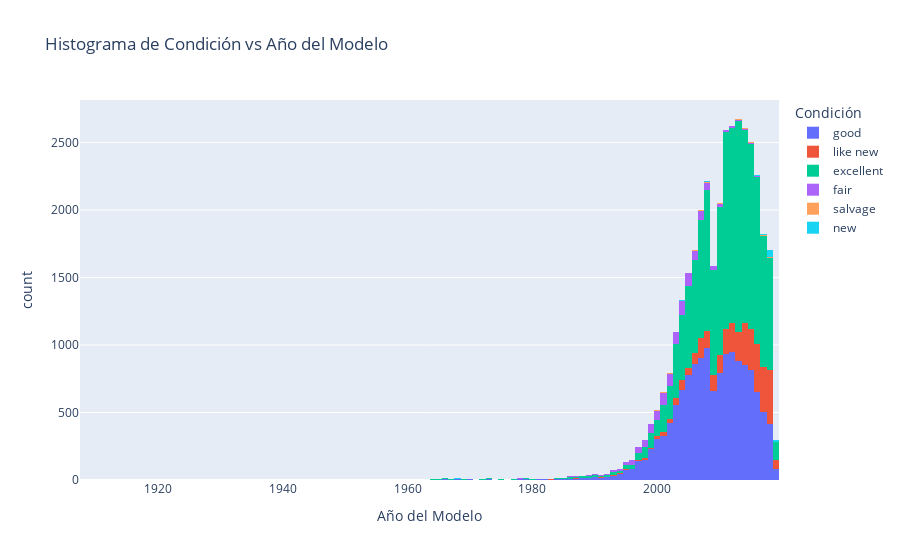

The notebook cell this image was saved under:
### Code cell
# Celda 7: Histograma: Condición vs Año del Modelo

fig_hist = px.histogram(
        df_clean,
        x='model_year',
        color='condition',
        title='Histograma de Condición vs Año del Modelo',
        barmode='stack',
        labels={
            'model_year': 'Año del Modelo',
            'condition': 'Condición',
            'count': 'Cantidad'
        }
    )
fig_hist.show()

### Figure 1 — Plotly figure (JSON) as saved in the notebook; plotly's stock layout.template omitted (floating-point values rounded to 4 significant figures; data arrays with more than 128 entries replaced by an {"elided": "..."} marker saying what was removed)
{"data": [{"bingroup": "x", "hovertemplate": "Condición=good<br>Año del Modelo=%{x}<br>count=%{y}<extra></extra>", "legendgroup": "good", "marker": {"color": "#636efa", "pattern": {"shape": ""}}, "name": "good", "orientation": "v", "showlegend": true, "type": "histogram", "x": {"elided": "14257 int values"}, "xaxis": "x", "yaxis": "y"}, {"bingroup": "x", "hovertemplate": "Condición=like new<br>Año del Modelo=%{x}<br>count=%{y}<extra></extra>", "legendgroup": "like new", "marker": {"color": "#EF553B", "pattern": {"shape": ""}}, "name": "like new", "orientation": "v", "showlegend": true, "type": "histogram", "x": {"elided": "3363 int values"}, "xaxis": "x", "yaxis": "y"}, {"bingroup": "x", "hovertemplate": "Condición=excellent<br>Año del Modelo=%{x}<br>count=%{y}<extra></extra>", "legendgroup": "excellent", "marker": {"color": "#00cc96", "pattern": {"shape": ""}}, "name": "excellent", "orientation": "v", "showlegend": true, "type": "histogram", "x": {"elided": "17466 int values"}, "xaxis": "x", "yaxis": "y"}, {"bingroup": "x", "hovertemplate": "Condición=fair<br>Año del Modelo=%{x}<br>count=%{y}<extra></extra>", "legendgroup": "fair", "marker": {"color": "#ab63fa", "pattern": {"shape": ""}}, "name": "fair", "orientation": "v", "showlegend": true, "type": "histogram", "x": {"elided": "1148 int values"}, "xaxis": "x", "yaxis": "y"}, {"bingroup": "x", "hovertemplate": "Condición=salvage<br>Año del Modelo=%{x}<br>count=%{y}<extra></extra>", "legendgroup": "salvage", "marker": {"color": "#FFA15A", "pattern": {"shape": ""}}, "name": "salvage", "orientation": "v", "showlegend": true, "type": "histogram", "x": [1999, 2008, 2012, 1995, 2003, 2005, 2008, 2001, 2001, 1998, 2001, 2003, 2008, 2000, 2005, 2014, 2013, 2006, 2015, 2018, 2006, 2019, 1995, 2000, 2014, 2004, 2001, 2015, 2004, 2014, 1999, 2007, 1999, 2015, 2013, 2003, 1977, 2014, 2000, 2017, 2017, 2004, 1995, 2002, 2010, 2004, 2018, 2003, 2008, 2017, 2017, 2017, 2002, 2010, 2002, 2007, 2001, 2001, 1993, 2005, 2012, 1999, 2003, 2016, 2006, 1994, 2014, 1993, 2006, 2011, 2004, 2015, 2007, 1986, 2013, 1994, 1999, 1997, 2017, 2002], "xaxis": "x", "yaxis": "y"}, {"bingroup": "x", "hovertemplate": "Condición=new<br>Año del Modelo=%{x}<br>count=%{y}<extra></extra>", "legendgroup": "new", "marker": {"color": "#19d3f3", "pattern": {"shape": ""}}, "name": "new", "orientation": "v", "showlegend": true, "type": "histogram", "x": [2016, 2018, 2019, 2018, 2009, 2013, 2016, 2018, 2018, 2018, 2018, 2008, 2008, 2007, 2008, 2018, 2018, 2018, 2007, 2012, 2019, 2019, 2018, 1968, 2018, 2018, 2011, 2016, 2014, 2008, 2019, 2019, 2017, 2018, 2018, 2018, 2016, 2018, 2016, 2018, 2017, 2000, 2018, 2017, 2017, 1999, 2018, 2018, 2002, 2019, 2018, 2016, 2004, 2018, 2018, 2018, 2019, 2018, 2018, 2018, 2018, 2018, 2019, 2019, 2018, 2019, 2018, 2018, 2018, 2018, 2019, 2010, 2011, 2016, 2017, 2018, 2019, 2018, 2018, 2018, 2018, 2018, 2018, 2019, 2018, 2018, 2019, 2018, 2018, 2018, 2018, 2019, 2017, 2015, 1969, 2018, 2014, 2006, 2013, 2010, 2018, 2016, 2008, 2018, 2018], "xaxis": "x", "yaxis": "y"}], "layout": {"barmode": "stack", "legend": {"title": {"text": "Condición"}, "tracegroupgap": 0}, "title": {"text": "Histograma de Condición vs Año del Modelo"}, "xaxis": {"anchor": "y", "domain": [0, 1], "title": {"text": "Año del Modelo"}}, "yaxis": {"anchor": "x", "domain": [0, 1], "title": {"text": "count"}}}}
